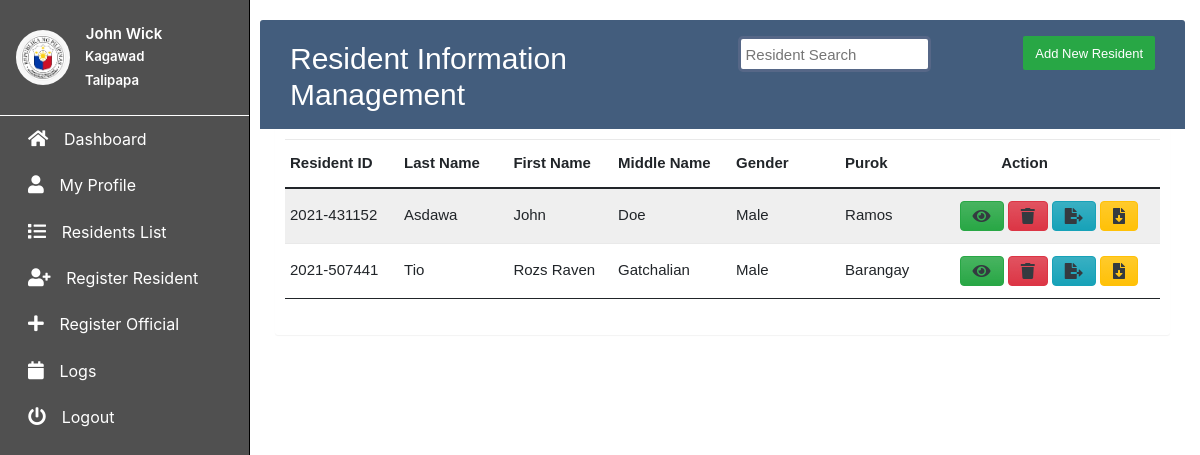
Page /residents.php (signed in) on the committed database.
### tables this page shows
CREATE TABLE `residents` (
  `dateRegistered` text DEFAULT NULL,
  `timeRegistered` text DEFAULT NULL,
  `residentID` text DEFAULT NULL,
  `nameFirst` text DEFAULT NULL,
  `nameMiddle` text DEFAULT NULL,
  `nameLast` text DEFAULT NULL,
  `nameAlias` text DEFAULT NULL,
  `birthMonth` varchar(2) DEFAULT NULL,
  `birthDay` varchar(2) DEFAULT NULL,
  `birthYear` varchar(4) DEFAULT NULL,
  `placeOB` text DEFAULT NULL,
  `gender` text DEFAULT NULL,
  `civilStatus` text DEFAULT NULL,
  `voterStatus` text DEFAULT NULL,
  `ifActive` text DEFAULT NULL,
  `religion` text DEFAULT NULL,
  `nationality` text DEFAULT NULL,
  `occupation` text DEFAULT NULL,
  `sector` text DEFAULT NULL,
  `cityAddress` text DEFAULT NULL,
  `provAddress` text DEFAULT NULL,
  `purok` text DEFAULT NULL,
  `email` text DEFAULT NULL,
  `mobileNumberA` varchar(11) DEFAULT NULL,
  `mobileNumberB` varchar(11) DEFAULT NULL,
  `homeNumberA` varchar(11) DEFAULT NULL,
  `homeNumberB` varchar(11) DEFAULT NULL,
  `residentType` text DEFAULT NULL,
  `residentStatus` text DEFAULT NULL,
  `encoder` text DEFAULT NULL,
  `encoderPosition` text DEFAULT NULL,
  `imageLocation` text DEFAULT NULL
);

### residents.php (the view, shortened to what this page needs)
<?php
$name = $_SESSION['name'];
$purok = $_SESSION['purok'];
$position = $_SESSION['position'];
$image = $_SESSION['imageLocation'];
?>
<!DOCTYPE html>
<html lang="en">
<head>
  <link rel="stylesheet" href="./assets/css/main.css">
  <link rel='stylesheet' href='https://cdn.jsdelivr.net/npm/bootstrap@5.0.0-beta1/dist/css/bootstrap.min.css'>
  <link rel='stylesheet' href='https://unicons.iconscout.com/release/v3.0.6/css/line.css'>
  <link href="https://maxcdn.bootstrapcdn.com/font-awesome/latest/css/font-awesome.min.css" rel="stylesheet">
  <link rel="stylesheet" href="https://cdn.jsdelivr.net/npm/bootstrap@4.6.0/dist/css/bootstrap.min.css" />
  <link rel="stylesheet" href="https://use.fontawesome.com/releases/v5.12.1/css/all.css">
  <link rel="stylesheet" href="./assets/css/residents.css" />
</head>
<body>
  <aside class="sidebar position-fixed top-0 left-0 overflow-auto h-100 float-left" id="show-side-navigation1">
    <div class="sidebar-header d-flex align-items-center px-3 py-4">
      <?php
      echo "<img class='rounded-pill img-fluid border-2' width='25%' src=" .  $image . " alt='Official's Image'>"
      ?>
      <div class="ms-2">
        <h5 class="fs-6 mb-0">
          <a class="text-decoration-none headName" href="viewUser.php"> &nbsp; <?php echo $name; ?></a>
        </h5>
        <p class="mt-1 mb-0 headPlace"> &nbsp; <?php echo $position ?></p>
        <p class="mt-1 mb-0 headPlace"> &nbsp; <?php echo $purok ?></p>
      </div>
    </div>
    <ul class="categories list-unstyled">
      <li><i class="fa fa-home sideIcons"></i><a href="dashboard.php"> Dashboard</a></li>
      <li><i class="fa fa-user sideIcons"></i><a href="viewUser.php"> My Profile</a></li>
      <li><i class="fa fa-list sideIcons"></i><a href="residents.php"> Residents List</a></li>
      <li><i class="fa fa-user-plus sideIcons"></i><a href="registration.php"> Register Resident</a></li>
      <li><i class="fa fa-plus sideIcons"></i><a href="registerOfficial.php"> Register Official</a></li>
      <li><i class="fa fa-calendar sideIcons"></i><a href="logs.php"> Logs</a></li>
      <li><i class="fa fa-power-off sideIcons"></i><a href="index.php"> Logout</a></li>
    </ul>
  </aside>
  <section>
    <div class="container">
      <div class="table-wrapper">
        <div class="table-title">
          <div class="row">
            <div class="col-sm-6">
              <h2>Resident Information Management</h2>
            </div>
            <div class="col-sm-3">
              <div class="search">
                <input onkeyup="searchElement()" type="text" class="searchTerm" name="searchResident" id="searchResident" placeholder="Resident Search">
              </div>
            </div>
            <div class="col-sm-3">
              <button class="btn btn-success" onclick="return registerResident()"><span>Add New Resident</span></button>
            </div>
          </div>
        </div>
        <table class="table table-striped table-hover" id="residentsTable">
          <thead>
            <tr>
              <th data-field="resID">Resident ID</th>
              <th data-field="lName" data-sortable="true">Last Name</th>
              <th data-field="fName" data-sortable="true">First Name</th>
              <th data-field="mName" data-sortable="true">Middle Name</th>
              <th data-field="vStatus" data-sortable="true">Gender</th>
              <th data-field="occuptaion" data-sortable="true">Purok</th>
              <th data-field="view">&nbsp;&nbsp;&nbsp;&nbsp;&nbsp;&nbsp;&nbsp;&nbsp;&nbsp;&nbsp;Action</th>
            </tr>
          </thead>
          <form method="POST" action="./database/database.php">
            <tbody>
              <?php
                include_once("./database/connection.php");
                $getResidents = "SELECT * FROM residents ORDER BY `dateRegistered` DESC, `timeRegistered` DESC";
                $result = mysqli_query($conn, $getResidents);
                if (mysqli_num_rows($result) > 0) {
                  while ($residents = mysqli_fetch_assoc($result)) {
                    echo
                    "<tr id='residentRow'><td>" . $_SESSION['residentID'] = $residents['residentID']
                      . "</td><td name='lastName' value".$residents['nameLast'].">" . $residents['nameLast']
                      . "</td><td name='firstName' value".$residents['nameFirst'].">" . $residents['nameFirst']
                      . "</td><td name='middleName' value".$residents['nameMiddle'].">" . $residents['nameMiddle']
                      . "</td><td>" . $residents['gender']
                      . "</td><td>" . $residents['purok']
                      . "<td> <button name='btnViewResident' target='_blank' title='View Resident' type='submit' value=" . $residents['residentID'] . " class='btn btn-success bg-gradient text-dark fa fa-eye'></button>
                              <button name='btnDeleteResident' target='_blank' title='Delete Resident' type='submit' value=" . $residents['residentID'] . " class='btn btn-danger bg-gradient text-dark fa fa-trash'></button>
                              <button name='btnDownloadResidency' target='_blank' title='Download Certificate of Residency' type='submit' value=" . $residents['residentID'] . " class='btn btn-info bg-gradient text-dark fas fa-file-export'></button>
                              <button name='btnDownloadClearance' target='_blank' title='Download Barangay Clearance' type='submit' value=" . $residents['residentID'] . " class='btn btn-warning bg-gradient text-dark fas fa-file-download'></button>"
                      . "</td></tr>";
                  }
                }
              ?>
            </tbody>
          </form>
        </table>
      </div>
    </div>
  </section>
</body>
</html>

### assets/css/main.css (style rules this page uses)
* { -webkit-user-select: none; -khtml-user-select: none; -moz-user-select: none; -ms-user-select: none; user-select: none; }
.sidebar { background-color: #505050; width: 250px; transition: all 0.3s ease-in-out; transform: translateX(0); z-index: 9999999; border-right: 1px solid black; }
.sidebar .sidebar-header { border-bottom: 1px solid #ffffff; }
.sidebar .sidebar-header h5 a { color: white; }
.sidebar .sidebar-header p { color: white; font-size: 0.825rem; }
.sidebar > ul > li { padding: 0.7rem 1.75rem; }
.sidebar ul > li > a { color: white; text-decoration: none; }
.sidebar ul > li > i { font-size: 18px; margin-right: 0.7rem; color: white; }
.headName, .headPlace { font-size: 15px; font-weight: 600; }

### assets/css/residents.css (style rules this page uses)
section { color: #566787; font-family: "Varela Round", sans-serif; font-size: 15px; margin-right: 15px; }
.search { width: 100%; height: 36px; position: relative; display: flex; }
.searchTerm { width: 100%; border: 3px solid #566787; padding: 5px; height: 36px; border-radius: 5px; outline: none; }
.container { padding-top: 30px; }
.table-wrapper { background: #fff; padding: 20px 10px; margin: -10px 0; border-radius: 3px; box-shadow: 0 1px 1px rgba(0, 0, 0, 0.05); }
.table-title { padding-bottom: 15px; background: #435d7d; color: #fff; padding: 16px 30px; margin: -20px -25px 10px; border-radius: 3px 3px 0 0; }
.table-title h2 { margin: 5px 0 0; font-size: 30px; }
.table-title .btn { color: #fff; float: right; font-size: 13px; border: none; min-width: 50px; border-radius: 2px; border: none; outline: none !important; margin-left: 10px; }
.table-title .btn span { float: left; margin-top: 2px; }
table.table tr th, table.table tr td { border-color: #e9e9e9; padding: 12px 5px; width: 150px; vertical-align: middle; }
table.table tr th:first-child { width: 100px; }
table.table tr th:last-child { width: 300px; }
table.table-striped tbody tr:nth-of-type(odd) { background-color: #fcfcfc; }
section { margin-left: 260px; }

### rows in the picture
residents: residentID+nameLast+nameFirst "2021-431152 Asdawa John Doe Male Ramos"
residents: residentID+nameLast+nameFirst "2021-507441 Tio Rozs Raven Gatchalian Male Barangay"

### other values in the picture
$name "John Wick"
$position "Kagawad"
$purok "Talipapa"
